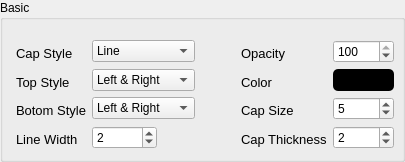
               <widget class="QGroupBox" name="pg_2_errorbar_basic_settings">
                <property name="title">
                 <string>Basic</string>
                </property>
                <layout class="QGridLayout" name="gridLayout_22">
                 <property name="leftMargin">
                  <number>13</number>
                 </property>
                 <property name="topMargin">
                  <number>20</number>
                 </property>
                 <property name="rightMargin">
                  <number>8</number>
                 </property>
                 <property name="bottomMargin">
                  <number>10</number>
                 </property>
                 <item row="1" column="2">
                  <spacer name="pg_2_errorbar_horizontalSpacer_1">
                   <property name="orientation">
                    <enum>Qt::Horizontal</enum>
                   </property>
                   <property name="sizeHint" stdset="0">
                    <size>
                     <width>40</width>
                     <height>20</height>
                    </size>
                   </property>
                  </spacer>
                 </item>
                 <item row="5" column="1">
                  <widget class="QComboBox" name="pg_2_error_bar_botom_style_combobox">
                   <item>
                    <property name="text">
                     <string>Left &amp; Right</string>
                    </property>
                   </item>
                   <item>
                    <property name="text">
                     <string>Left</string>
                    </property>
                   </item>
                   <item>
                    <property name="text">
                     <string>Right</string>
                    </property>
                   </item>
                  </widget>
                 </item>
                 <item row="1" column="1">
                  <widget class="QComboBox" name="pg_2_error_bar_top_thickness_combobox">
                   <item>
                    <property name="text">
                     <string>Left &amp; Right</string>
                    </property>
                   </item>
                   <item>
                    <property name="text">
                     <string>Left</string>
                    </property>
                   </item>
                   <item>
                    <property name="text">
                     <string>Right</string>
                    </property>
                   </item>
                  </widget>
                 </item>
                 <item row="0" column="3">
                  <widget class="QLabel" name="pg_2_error_bar_opacity_label">
                   <property name="minimumSize">
                    <size>
                     <width>0</width>
                     <height>20</height>
                    </size>
                   </property>
                   <property name="maximumSize">
                    <size>
                     <width>16777215</width>
                     <height>10</height>
                    </size>
                   </property>
                   <property name="font">
                    <font>
                     <pointsize>10</pointsize>
                    </font>
                   </property>
                   <property name="text">
                    <string>Opacity</string>
                   </property>
                   <property name="alignment">
                    <set>Qt::AlignLeading|Qt::AlignLeft|Qt::AlignTop</set>
                   </property>
                  </widget>
                 </item>
                 <item row="5" column="0">
                  <widget class="QLabel" name="pg_2_error_bar_botom_style_label">
                   <property name="minimumSize">
                    <size>
                     <width>0</width>
                     <height>20</height>
                    </size>
                   </property>
                   <property name="maximumSize">
                    <size>
                     <width>16777215</width>
                     <height>10</height>
                    </size>
                   </property>
                   <property name="font">
                    <font>
                     <pointsize>10</pointsize>
                    </font>
                   </property>
                   <property name="text">
                    <string>Botom Style</string>
                   </property>
                   <property name="alignment">
                    <set>Qt::AlignLeading|Qt::AlignLeft|Qt::AlignTop</set>
                   </property>
                  </widget>
                 </item>
                 <item row="0" column="4">
                  <widget class="QSpinBox" name="pg_2_error_bar_opacity_spinBox">
                   <property name="maximumSize">
                    <size>
                     <width>65</width>
                     <height>16777215</height>
                    </size>
                   </property>
                   <property name="minimum">
                    <number>0</number>
                   </property>
                   <property name="maximum">
                    <number>100</number>
                   </property>
                   <property name="value">
                    <number>100</number>
                   </property>
                  </widget>
                 </item>
                 <item row="8" column="1">
                  <widget class="QSpinBox" name="pg_2_error_bar_line_width_spinbox">
                   <property name="maximumSize">
                    <size>
                     <width>65</width>
                     <height>16777215</height>
                    </size>
                   </property>
                   <property name="minimum">
                    <number>1</number>
                   </property>
                   <property name="maximum">
                    <number>100</number>
                   </property>
                   <property name="value">
                    <number>2</number>
                   </property>
                  </widget>
                 </item>
                 <item row="8" column="0">
                  <widget class="QLabel" name="pg_2_error_bar_line_width_label">
                   <property name="minimumSize">
                    <size>
                     <width>0</width>
                     <height>20</height>
                    </size>
                   </property>
                   <property name="maximumSize">
                    <size>
                     <width>16777215</width>
                     <height>10</height>
                    </size>
                   </property>
                   <property name="font">
                    <font>
                     <pointsize>10</pointsize>
                    </font>
                   </property>
                   <property name="text">
                    <string>Line Width</string>
                   </property>
                   <property name="alignment">
                    <set>Qt::AlignLeading|Qt::AlignLeft|Qt::AlignTop</set>
                   </property>
                  </widget>
                 </item>
                 <item row="8" column="3">
                  <widget class="QLabel" name="pg_2_error_bar_cap_thickness_label">
                   <property name="minimumSize">
                    <size>
                     <width>0</width>
                     <height>20</height>
                    </size>
                   </property>
                   <property name="maximumSize">
                    <size>
                     <width>16777215</width>
                     <height>10</height>
                    </size>
                   </property>
                   <property name="font">
                    <font>
                     <pointsize>10</pointsize>
                    </font>
                   </property>
                   <property name="text">
                    <string>Cap Thickness</string>
                   </property>
                   <property name="alignment">
                    <set>Qt::AlignLeading|Qt::AlignLeft|Qt::AlignTop</set>
                   </property>
                  </widget>
                 </item>
                 <item row="1" column="4">
                  <widget class="QPushButton" name="pg_2_error_bar_color_button">
                   <property name="sizePolicy">
                    <sizepolicy hsizetype="Minimum" vsizetype="Minimum">
                     <horstretch>0</horstretch>
                     <verstretch>0</verstretch>
                    </sizepolicy>
                   </property>
                   <property name="styleSheet">
                    <string notr="true">background-color: rgb(0, 0, 0);
border-radius: 5px;</string>
                   </property>
                   <property name="text">
                    <string/>
                   </property>
                  </widget>
                 </item>
                 <item row="5" column="3">
                  <widget class="QLabel" name="pg_2_error_bar_cap_size_label">
                   <property name="minimumSize">
                    <size>
                     <width>0</width>
                     <height>20</height>
                    </size>
                   </property>
                   <property name="maximumSize">
                    <size>
                     <width>16777215</width>
                     <height>10</height>
                    </size>
                   </property>
                   <property name="font">
                    <font>
                     <pointsize>10</pointsize>
                    </font>
                   </property>
                   <property name="text">
                    <string>Cap Size</string>
                   </property>
                   <property name="alignment">
                    <set>Qt::AlignLeading|Qt::AlignLeft|Qt::AlignTop</set>
                   </property>
                  </widget>
                 </item>
                 <item row="1" column="0">
                  <widget class="QLabel" name="pg_2_error_bar_top_thickness_label">
                   <property name="minimumSize">
                    <size>
                     <width>0</width>
                     <height>20</height>
                    </size>
                   </property>
                   <property name="maximumSize">
                    <size>
                     <width>16777215</width>
                     <height>10</height>
                    </size>
                   </property>
                   <property name="font">
                    <font>
                     <pointsize>10</pointsize>
                    </font>
                   </property>
                   <property name="text">
                    <string>Top Style</string>
                   </property>
                   <property name="alignment">
                    <set>Qt::AlignLeading|Qt::AlignLeft|Qt::AlignTop</set>
                   </property>
                  </widget>
                 </item>
                 <item row="0" column="1">
                  <widget class="QComboBox" name="pg_2_error_bar_cap_thickness_combobox">
                   <property name="minimumSize">
                    <size>
                     <width>80</width>
                     <height>0</height>
                    </size>
                   </property>
                   <item>
                    <property name="text">
                     <string>Line</string>
                    </property>
                   </item>
                   <item>
                    <property name="text">
                     <string>Line &amp; Edges</string>
                    </property>
                   </item>
                  </widget>
                 </item>
                 <item row="5" column="4">
                  <widget class="QSpinBox" name="pg_2_error_bar_cap_size_spinBox">
                   <property name="maximumSize">
                    <size>
                     <width>65</width>
                     <height>16777215</height>
                    </size>
                   </property>
                   <property name="minimum">
                    <number>0</number>
                   </property>
                   <property name="maximum">
                    <number>10000</number>
                   </property>
                   <property name="value">
                    <number>5</number>
                   </property>
                  </widget>
                 </item>
                 <item row="8" column="4">
                  <widget class="QSpinBox" name="pg_2_error_bar_cap_thickness_spinBox">
                   <property name="maximumSize">
                    <size>
                     <width>65</width>
                     <height>16777215</height>
                    </size>
                   </property>
                   <property name="minimum">
                    <number>0</number>
                   </property>
                   <property name="maximum">
                    <number>10000</number>
                   </property>
                   <property name="value">
                    <number>2</number>
                   </property>
                  </widget>
                 </item>
                 <item row="1" column="3">
                  <widget class="QLabel" name="pg_2_error_bar_color_label">
                   <property name="minimumSize">
                    <size>
                     <width>0</width>
                     <height>20</height>
                    </size>
                   </property>
                   <property name="maximumSize">
                    <size>
                     <width>16777215</width>
                     <height>10</height>
                    </size>
                   </property>
                   <property name="font">
                    <font>
                     <pointsize>10</pointsize>
                    </font>
                   </property>
                   <property name="text">
                    <string>Color</string>
                   </property>
                   <property name="alignment">
                    <set>Qt::AlignLeading|Qt::AlignLeft|Qt::AlignTop</set>
                   </property>
                  </widget>
                 </item>
                 <item row="0" column="0">
                  <widget class="QLabel" name="pg_2_error_bar_cap_style_label">
                   <property name="minimumSize">
                    <size>
                     <width>0</width>
                     <height>20</height>
                    </size>
                   </property>
                   <property name="maximumSize">
                    <size>
                     <width>16777215</width>
                     <height>10</height>
                    </size>
                   </property>
                   <property name="font">
                    <font>
                     <pointsize>10</pointsize>
                    </font>
                   </property>
                   <property name="text">
                    <string>Cap Style</string>
                   </property>
                   <property name="alignment">
                    <set>Qt::AlignLeading|Qt::AlignLeft|Qt::AlignTop</set>
                   </property>
                  </widget>
                 </item>
                </layout>
               </widget>
